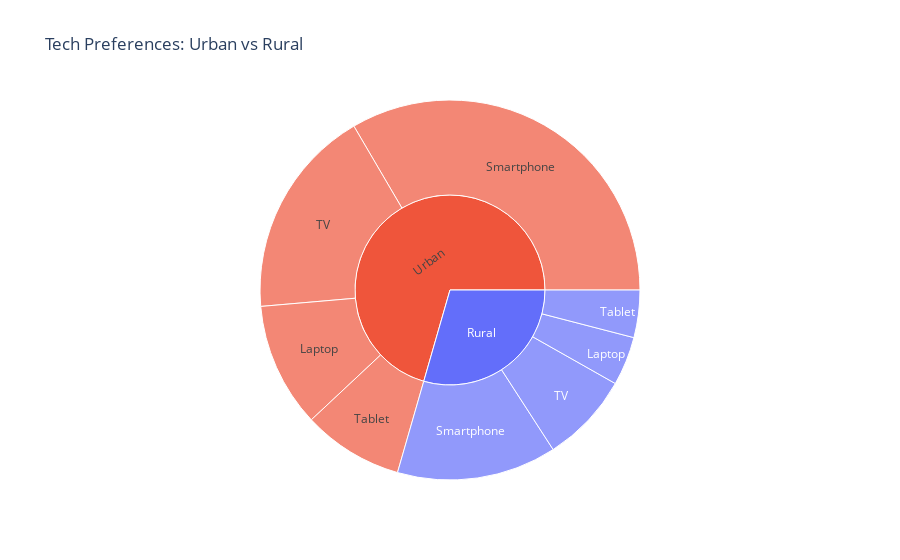

This figure's notebook cell:
### Markdown cell above
## Tech Preferences: Urban vs Rural

### Code cell
px.sunburst(df, path=['Urban_or_Rural', 'Primary_Device'],
            values=None, color='Urban_or_Rural',
            title='Tech Preferences: Urban vs Rural')

### Figure 1 — Plotly figure (JSON) as saved in the notebook; plotly's stock layout.template omitted (floating-point values rounded to 4 significant figures)
{"data": [{"branchvalues": "total", "customdata": [["Rural"], ["Rural"], ["Rural"], ["Rural"], ["Rural"], ["Urban"], ["Urban"], ["Urban"], ["Urban"], ["Urban"]], "domain": {"x": [0, 1], "y": [0, 1]}, "hovertemplate": "labels=%{label}<br>count=%{value}<br>parent=%{parent}<br>id=%{id}<br>Urban_or_Rural=%{customdata[0]}<extra></extra>", "ids": ["Rural/TV", "Rural/Laptop", "Rural/Tablet", "Rural/Smartphone", "Rural", "Urban/Smartphone", "Urban/Laptop", "Urban/TV", "Urban/Tablet", "Urban"], "labels": ["TV", "Laptop", "Tablet", "Smartphone", "Rural", "Smartphone", "Laptop", "TV", "Tablet", "Urban"], "marker": {"colors": ["#636efa", "#636efa", "#636efa", "#636efa", "#636efa", "#EF553B", "#EF553B", "#EF553B", "#EF553B", "#EF553B"]}, "name": "", "parents": ["Rural", "Rural", "Rural", "Rural", "", "Urban", "Urban", "Urban", "Urban", ""], "type": "sunburst", "values": [745, 404, 392, 1320, 2861, 3248, 1029, 1742, 832, 6851]}], "layout": {"legend": {"tracegroupgap": 0}, "title": {"text": "Tech Preferences: Urban vs Rural"}}}
